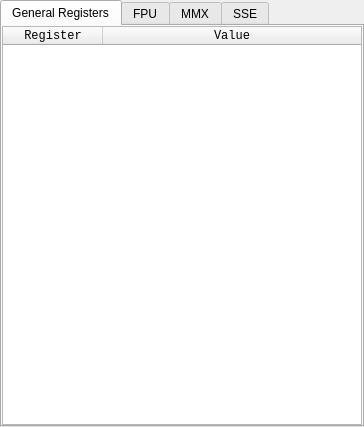
<?xml version="1.0" encoding="UTF-8"?>
<ui version="4.0">
 <class>qtDLGRegisters</class>
 <widget class="QDockWidget" name="qtDLGRegisters">
  <property name="geometry">
   <rect>
    <x>0</x>
    <y>0</y>
    <width>364</width>
    <height>427</height>
   </rect>
  </property>
  <property name="sizePolicy">
   <sizepolicy hsizetype="Expanding" vsizetype="Expanding">
    <horstretch>0</horstretch>
    <verstretch>0</verstretch>
   </sizepolicy>
  </property>
  <property name="minimumSize">
   <size>
    <width>333</width>
    <height>93</height>
   </size>
  </property>
  <property name="features">
   <set>QDockWidget::DockWidgetFloatable|QDockWidget::DockWidgetMovable</set>
  </property>
  <property name="windowTitle">
   <string>CPU Registers</string>
  </property>
  <widget class="QWidget" name="widget">
   <property name="sizePolicy">
    <sizepolicy hsizetype="Expanding" vsizetype="Expanding">
     <horstretch>0</horstretch>
     <verstretch>0</verstretch>
    </sizepolicy>
   </property>
   <layout class="QGridLayout" name="gridLayout">
    <property name="margin">
     <number>0</number>
    </property>
    <item row="0" column="0">
     <widget class="QTabWidget" name="tabWidget">
      <property name="currentIndex">
       <number>0</number>
      </property>
      <widget class="QWidget" name="generalRegs">
       <attribute name="title">
        <string>General Registers</string>
       </attribute>
       <layout class="QVBoxLayout" name="verticalLayout">
        <property name="leftMargin">
         <number>0</number>
        </property>
        <property name="topMargin">
         <number>0</number>
        </property>
        <property name="rightMargin">
         <number>0</number>
        </property>
        <property name="bottomMargin">
         <number>0</number>
        </property>
        <item>
         <widget class="QTableWidget" name="tblRegView">
          <property name="minimumSize">
           <size>
            <width>200</width>
            <height>0</height>
           </size>
          </property>
          <property name="maximumSize">
           <size>
            <width>16777215</width>
            <height>16777215</height>
           </size>
          </property>
          <property name="font">
           <font>
            <family>Lucida Console</family>
           </font>
          </property>
          <property name="contextMenuPolicy">
           <enum>Qt::CustomContextMenu</enum>
          </property>
          <property name="editTriggers">
           <set>QAbstractItemView::NoEditTriggers</set>
          </property>
          <property name="selectionBehavior">
           <enum>QAbstractItemView::SelectRows</enum>
          </property>
          <property name="showGrid">
           <bool>false</bool>
          </property>
          <attribute name="horizontalHeaderVisible">
           <bool>true</bool>
          </attribute>
          <attribute name="horizontalHeaderStretchLastSection">
           <bool>true</bool>
          </attribute>
          <attribute name="verticalHeaderVisible">
           <bool>false</bool>
          </attribute>
          <attribute name="verticalHeaderDefaultSectionSize">
           <number>11</number>
          </attribute>
          <attribute name="verticalHeaderMinimumSectionSize">
           <number>11</number>
          </attribute>
          <column>
           <property name="text">
            <string>Register</string>
           </property>
          </column>
          <column>
           <property name="text">
            <string>Value</string>
           </property>
          </column>
         </widget>
        </item>
       </layout>
      </widget>
      <widget class="QWidget" name="fpuRegs">
       <attribute name="title">
        <string>FPU</string>
       </attribute>
       <layout class="QVBoxLayout" name="verticalLayout_2">
        <property name="leftMargin">
         <number>0</number>
        </property>
        <property name="topMargin">
         <number>0</number>
        </property>
        <property name="rightMargin">
         <number>0</number>
        </property>
        <property name="bottomMargin">
         <number>0</number>
        </property>
        <item>
         <widget class="QTableWidget" name="tblFPU">
          <attribute name="horizontalHeaderStretchLastSection">
           <bool>true</bool>
          </attribute>
          <attribute name="verticalHeaderVisible">
           <bool>false</bool>
          </attribute>
          <attribute name="verticalHeaderDefaultSectionSize">
           <number>11</number>
          </attribute>
          <attribute name="verticalHeaderMinimumSectionSize">
           <number>11</number>
          </attribute>
          <column>
           <property name="text">
            <string>Register</string>
           </property>
          </column>
          <column>
           <property name="text">
            <string>Value</string>
           </property>
          </column>
         </widget>
        </item>
       </layout>
      </widget>
      <widget class="QWidget" name="mmxRegs">
       <attribute name="title">
        <string>MMX</string>
       </attribute>
       <layout class="QVBoxLayout" name="verticalLayout_3">
        <property name="leftMargin">
         <number>0</number>
        </property>
        <property name="topMargin">
         <number>0</number>
        </property>
        <property name="rightMargin">
         <number>0</number>
        </property>
        <property name="bottomMargin">
         <number>0</number>
        </property>
        <item>
         <widget class="QTableWidget" name="tblMMX">
          <attribute name="horizontalHeaderStretchLastSection">
           <bool>true</bool>
          </attribute>
          <attribute name="verticalHeaderVisible">
           <bool>false</bool>
          </attribute>
          <attribute name="verticalHeaderDefaultSectionSize">
           <number>11</number>
          </attribute>
          <attribute name="verticalHeaderMinimumSectionSize">
           <number>11</number>
          </attribute>
          <column>
           <property name="text">
            <string>Register</string>
           </property>
          </column>
          <column>
           <property name="text">
            <string>Value</string>
           </property>
          </column>
         </widget>
        </item>
       </layout>
      </widget>
      <widget class="QWidget" name="sseRegs">
       <attribute name="title">
        <string>SSE</string>
       </attribute>
       <layout class="QVBoxLayout" name="verticalLayout_4">
        <property name="leftMargin">
         <number>0</number>
        </property>
        <property name="topMargin">
         <number>0</number>
        </property>
        <property name="rightMargin">
         <number>0</number>
        </property>
        <property name="bottomMargin">
         <number>0</number>
        </property>
        <item>
         <widget class="QTableWidget" name="tblSSE">
          <attribute name="horizontalHeaderStretchLastSection">
           <bool>true</bool>
          </attribute>
          <attribute name="verticalHeaderVisible">
           <bool>false</bool>
          </attribute>
          <attribute name="verticalHeaderDefaultSectionSize">
           <number>11</number>
          </attribute>
          <attribute name="verticalHeaderMinimumSectionSize">
           <number>11</number>
          </attribute>
          <column>
           <property name="text">
            <string>Register</string>
           </property>
          </column>
          <column>
           <property name="text">
            <string>Value</string>
           </property>
          </column>
         </widget>
        </item>
       </layout>
      </widget>
     </widget>
    </item>
   </layout>
  </widget>
 </widget>
 <layoutdefault spacing="6" margin="11"/>
 <resources/>
 <connections/>
</ui>
